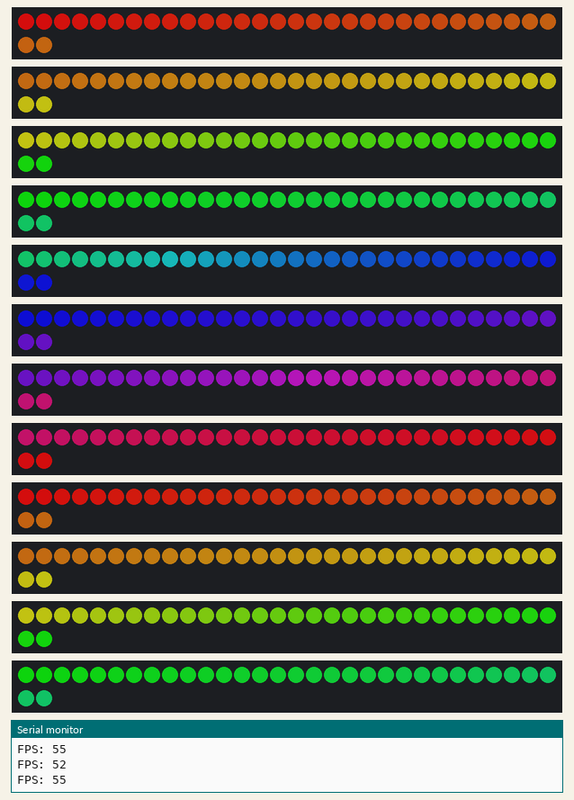
This sketch was run on a simulated ESP32. On the bench: 12 × 32 RGB LEDs in strip order, left to right, continuing on the next row, the last lines printed to the serial monitor. Dim RGB values are drawn brighter than linear; WiFi joins after 1.5 s; servers stay silent unless stated.

Above: at 1.67 s.
At 5.74 s:
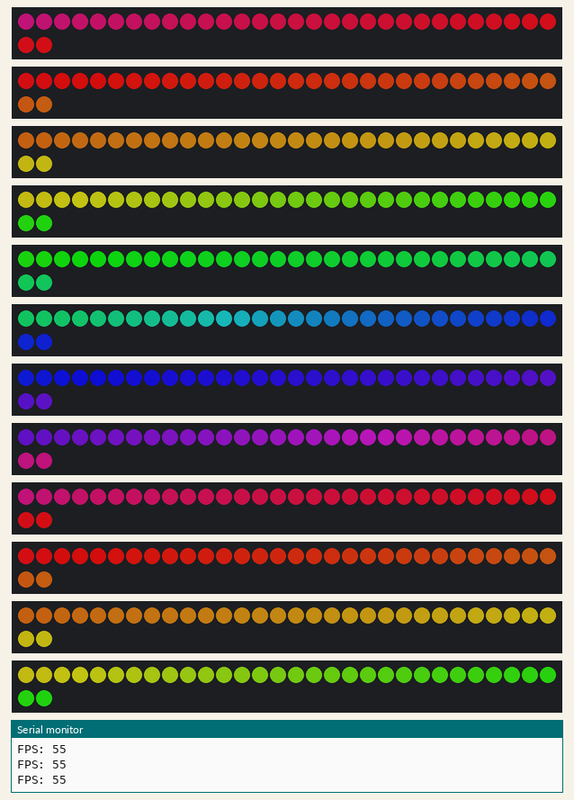
At 10.74 s:
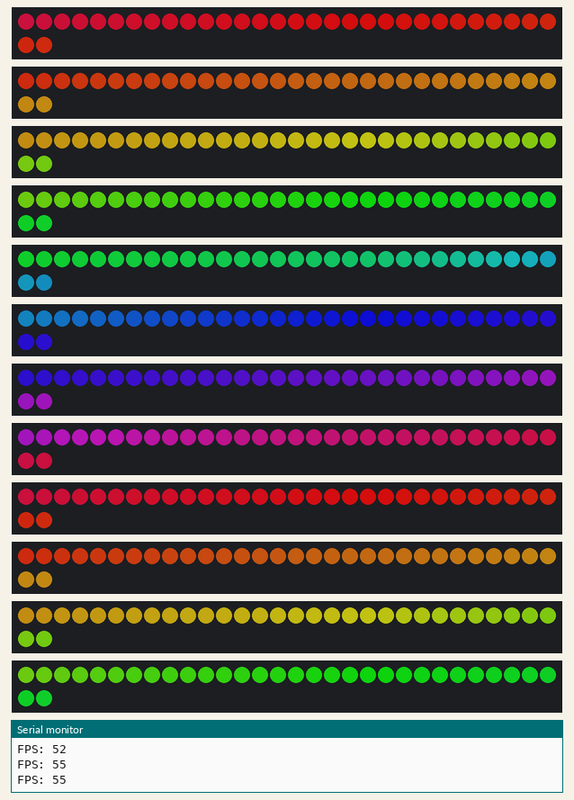
At 20.74 s:
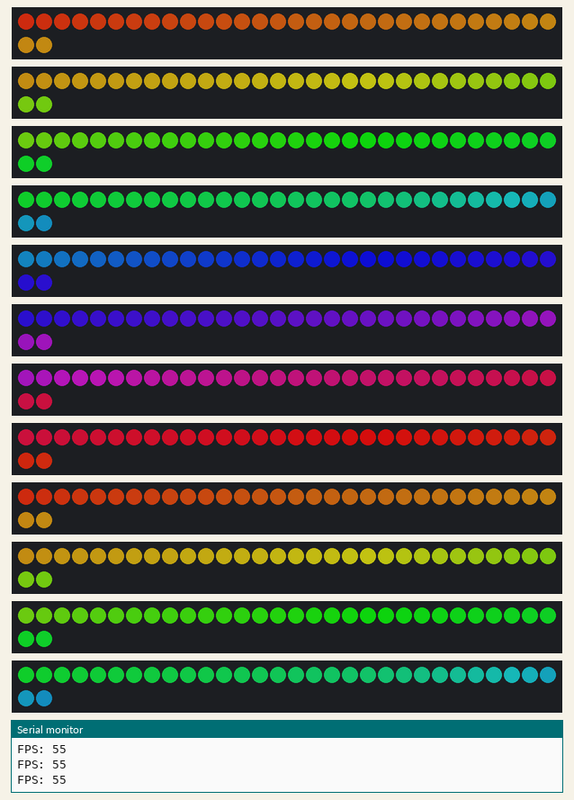
At 30.74 s:
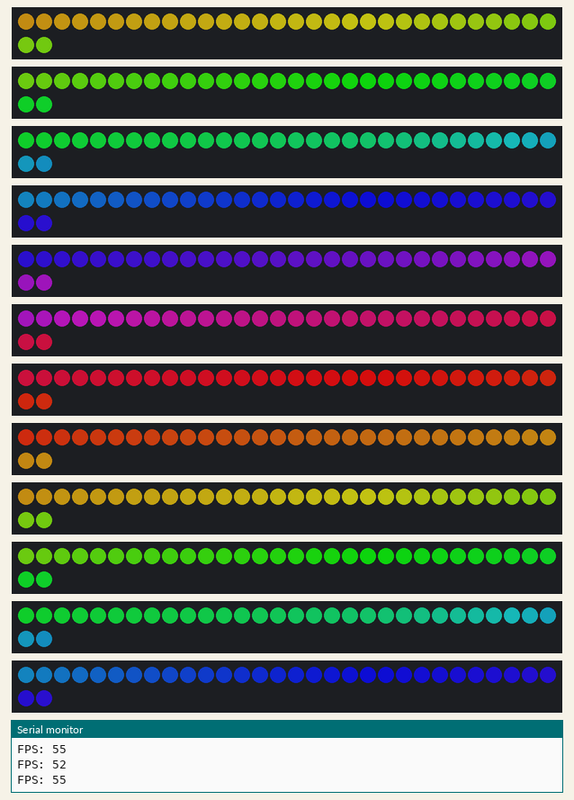
At 39.8 s:
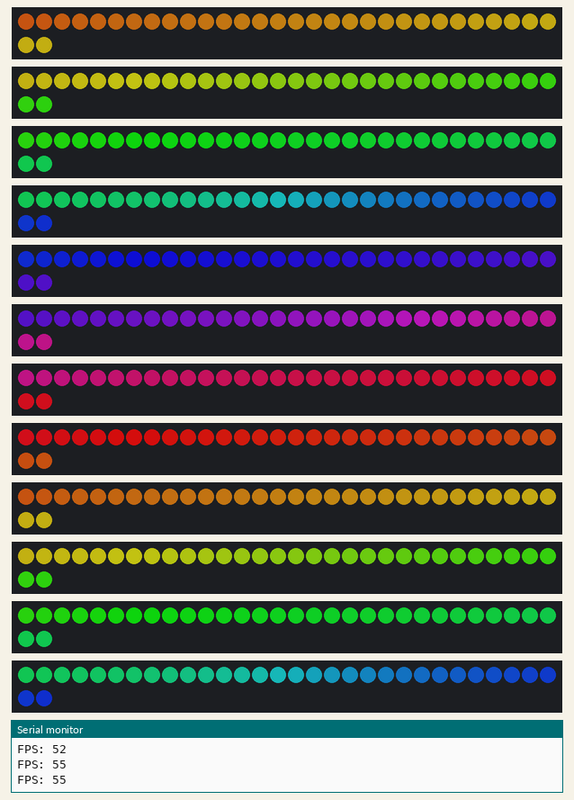

The sketch:

BasicOTA.ino
```cpp
#include <WiFi.h>
#include <ESPmDNS.h>
#include <WiFiUdp.h>
#include <ArduinoOTA.h>
#include <FastLED.h>

#define FASTLED_ESP32_I2S
#define NUM_LEDS_PER_STRIP 32
#define NUM_STRIPS 18
#define BRIGHTNESS  128

const char* ssid = "Electromagnetic Farts 2.4GHz";
const char* password = "nevertrustafart";
// 192.168.1.138

CRGB leds[NUM_STRIPS * NUM_LEDS_PER_STRIP];
unsigned long startMillis;
unsigned long endMillis;

void setup() {
  Serial.begin(115200);
  Serial.println("Booting");

  // OTA Setup
  WiFi.mode(WIFI_STA);
  WiFi.begin(ssid, password);
  while (WiFi.waitForConnectResult() != WL_CONNECTED) {
    Serial.println("Connection Failed! Rebooting...");
    delay(5000);
    ESP.restart();
  }

  // Port defaults to 3232
  // ArduinoOTA.setPort(3232);

  // Hostname defaults to esp3232-[MAC]
   ArduinoOTA.setHostname("IHOTT Hourglass");

  // No authentication by default
  // ArduinoOTA.setPassword("admin");

  // Password can be set with it's md5 value as well
  // MD5(admin) = 21232f297a57a5a743894a0e4a801fc3
  // ArduinoOTA.setPasswordHash("21232f297a57a5a743894a0e4a801fc3");

  ArduinoOTA
    .onStart([]() {
      String type;
      if (ArduinoOTA.getCommand() == U_FLASH)
        type = "sketch";
      else // U_SPIFFS
        type = "filesystem";

      // NOTE: if updating SPIFFS this would be the place to unmount SPIFFS using SPIFFS.end()
      Serial.println("Start updating " + type);
    })
    .onEnd([]() {
      Serial.println("\nEnd");
    })
    .onProgress([](unsigned int progress, unsigned int total) {
      Serial.printf("Progress: %u%%\r", (progress / (total / 100)));
    })
    .onError([](ota_error_t error) {
      Serial.printf("Error[%u]: ", error);
      if (error == OTA_AUTH_ERROR) Serial.println("Auth Failed");
      else if (error == OTA_BEGIN_ERROR) Serial.println("Begin Failed");
      else if (error == OTA_CONNECT_ERROR) Serial.println("Connect Failed");
      else if (error == OTA_RECEIVE_ERROR) Serial.println("Receive Failed");
      else if (error == OTA_END_ERROR) Serial.println("End Failed");
    });

  ArduinoOTA.begin();

  Serial.println("Ready");
  Serial.print("IP addressssss: ");
  Serial.println(WiFi.localIP());

  // FastLED Setup
  FastLED.addLeds<WS2812B,15, GRB>(leds, 0*NUM_LEDS_PER_STRIP, NUM_LEDS_PER_STRIP);
  FastLED.addLeds<WS2812B,13, GRB>(leds, 1*NUM_LEDS_PER_STRIP, NUM_LEDS_PER_STRIP);
  FastLED.addLeds<WS2812B,12, GRB>(leds, 2*NUM_LEDS_PER_STRIP, NUM_LEDS_PER_STRIP);
  FastLED.addLeds<WS2812B,14, GRB>(leds, 3*NUM_LEDS_PER_STRIP, NUM_LEDS_PER_STRIP);
  FastLED.addLeds<WS2812B,27, GRB>(leds, 4*NUM_LEDS_PER_STRIP, NUM_LEDS_PER_STRIP);
  FastLED.addLeds<WS2812B,26, GRB>(leds, 5*NUM_LEDS_PER_STRIP, NUM_LEDS_PER_STRIP);
  FastLED.addLeds<WS2812B,25, GRB>(leds, 6*NUM_LEDS_PER_STRIP, NUM_LEDS_PER_STRIP);
  FastLED.addLeds<WS2812B,33, GRB>(leds, 7*NUM_LEDS_PER_STRIP, NUM_LEDS_PER_STRIP);
  FastLED.addLeds<WS2812B,32, GRB>(leds, 8*NUM_LEDS_PER_STRIP, NUM_LEDS_PER_STRIP);
  FastLED.addLeds<WS2812B, 4, GRB>(leds, 9*NUM_LEDS_PER_STRIP, NUM_LEDS_PER_STRIP);
  FastLED.addLeds<WS2812B, 0, GRB>(leds,10*NUM_LEDS_PER_STRIP, NUM_LEDS_PER_STRIP);
  FastLED.addLeds<WS2812B, 2, GRB>(leds,11*NUM_LEDS_PER_STRIP, NUM_LEDS_PER_STRIP);
  FastLED.addLeds<WS2812B, 5, GRB>(leds,12*NUM_LEDS_PER_STRIP, NUM_LEDS_PER_STRIP);
  FastLED.addLeds<WS2812B,18, GRB>(leds,13*NUM_LEDS_PER_STRIP, NUM_LEDS_PER_STRIP);
  FastLED.addLeds<WS2812B,23, GRB>(leds,14*NUM_LEDS_PER_STRIP, NUM_LEDS_PER_STRIP);
  FastLED.addLeds<WS2812B,19, GRB>(leds,15*NUM_LEDS_PER_STRIP, NUM_LEDS_PER_STRIP);
  FastLED.addLeds<WS2812B,22, GRB>(leds,16*NUM_LEDS_PER_STRIP, NUM_LEDS_PER_STRIP);
  FastLED.addLeds<WS2812B,21, GRB>(leds,17*NUM_LEDS_PER_STRIP, NUM_LEDS_PER_STRIP);

  FastLED.setBrightness( BRIGHTNESS );
}

void loop() {
  ArduinoOTA.handle();

  startMillis = millis();
//  Serial.println("Loop....");

  static uint8_t hue = 0;
  for(int i = 0; i < NUM_STRIPS; i++) {
    for(int j = 0; j < NUM_LEDS_PER_STRIP; j++) {
      leds[(i*NUM_LEDS_PER_STRIP) + j] = CHSV((32*i) + hue+j,192,255);
    }
  }

  hue++;

  FastLED.show();
  // FastLED.delay(100);

  // Print FPS over serial
  endMillis = millis();
  unsigned long loopMillis = endMillis - startMillis;
  Serial.print("FPS: ");
  Serial.println(1000 / loopMillis);
}
```
